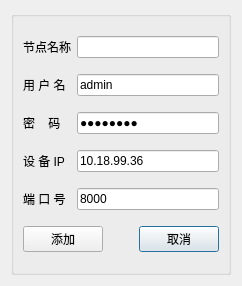
<?xml version="1.0" encoding="UTF-8"?>
<ui version="4.0">
 <class>AddDeviceDialog</class>
 <widget class="QDialog" name="AddDeviceDialog">
  <property name="geometry">
   <rect>
    <x>0</x>
    <y>0</y>
    <width>242</width>
    <height>286</height>
   </rect>
  </property>
  <property name="windowTitle">
   <string>Dialog</string>
  </property>
  <layout class="QHBoxLayout" name="horizontalLayout_2">
   <item>
    <widget class="QGroupBox" name="groupBox">
     <property name="title">
      <string/>
     </property>
     <layout class="QHBoxLayout" name="horizontalLayout">
      <item>
       <layout class="QGridLayout" name="gridLayout">
        <item row="0" column="0">
         <widget class="QLabel" name="nodename_label">
          <property name="text">
           <string>节点名称</string>
          </property>
         </widget>
        </item>
        <item row="2" column="0">
         <widget class="QLabel" name="usrname_label">
          <property name="text">
           <string>密    码</string>
          </property>
         </widget>
        </item>
        <item row="6" column="3">
         <widget class="QPushButton" name="btnClose">
          <property name="text">
           <string>取消</string>
          </property>
         </widget>
        </item>
        <item row="4" column="1" colspan="3">
         <widget class="QLineEdit" name="port">
          <property name="text">
           <string>8000</string>
          </property>
         </widget>
        </item>
        <item row="2" column="1" colspan="3">
         <widget class="QLineEdit" name="password">
          <property name="text">
           <string>abcd1234</string>
          </property>
          <property name="echoMode">
           <enum>QLineEdit::Password</enum>
          </property>
         </widget>
        </item>
        <item row="3" column="1" colspan="3">
         <widget class="QLineEdit" name="ipAddr">
          <property name="text">
           <string>10.18.99.36</string>
          </property>
         </widget>
        </item>
        <item row="1" column="0">
         <widget class="QLabel" name="passwd_label">
          <property name="text">
           <string>用 户 名</string>
          </property>
         </widget>
        </item>
        <item row="0" column="1" colspan="3">
         <widget class="QLineEdit" name="nodeName"/>
        </item>
        <item row="6" column="0" colspan="2">
         <widget class="QPushButton" name="btnAdd">
          <property name="text">
           <string>添加</string>
          </property>
         </widget>
        </item>
        <item row="3" column="0">
         <widget class="QLabel" name="ip_label">
          <property name="text">
           <string>设 备 IP</string>
          </property>
         </widget>
        </item>
        <item row="4" column="0">
         <widget class="QLabel" name="port_label">
          <property name="text">
           <string>端 口 号</string>
          </property>
         </widget>
        </item>
        <item row="1" column="1" colspan="3">
         <widget class="QLineEdit" name="userName">
          <property name="text">
           <string>admin</string>
          </property>
         </widget>
        </item>
        <item row="6" column="2">
         <spacer name="horizontalSpacer">
          <property name="orientation">
           <enum>Qt::Horizontal</enum>
          </property>
          <property name="sizeHint" stdset="0">
           <size>
            <width>40</width>
            <height>20</height>
           </size>
          </property>
         </spacer>
        </item>
       </layout>
      </item>
     </layout>
    </widget>
   </item>
  </layout>
 </widget>
 <resources/>
 <connections/>
</ui>
